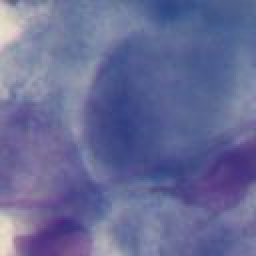
#> input picture training/0-02.jpg, 128 x 128 px (shown 2 times larger); its folder holds only this picture in this run
$ python haralick_analysis.py   (older library calls are emulated)
#> lines starting #> are read from the running program, lines starting #| are printed output that depends on the picture
import cv2
import os
import mahotas as mt
from sklearn.ensemble import IsolationForest
from sklearn.preprocessing import StandardScaler


def training_features():
    # load the training dataset
    train_path = os.getcwd() + "/training"

    # empty list to hold feature vectors and train labels
    train_features = []

    for file in os.listdir(train_path):
        # read the training image
        image = cv2.imread(train_path + "/" + file)
#> image is the input picture: shape (128, 128, 3); mean B, G, R 151.6, 107.3, 103.6

        # convert the image to grayscale
        gray = cv2.cvtColor(image, cv2.COLOR_BGR2GRAY)
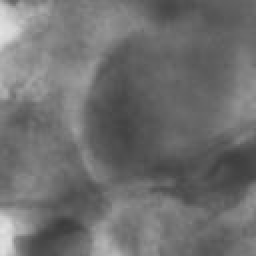
#> gray: shape (128, 128) (shown 2 times larger); min 59, max 226, mean 111.2

        # extract haralick texture from the image
#> (the run stopped early here; a loop or call above may not have finished)

$ run again, on training/0-19.jpg
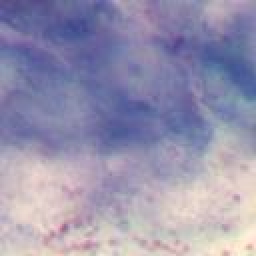
#> input picture training/0-19.jpg, 128 x 128 px (shown 2 times larger)
#> in training_features, image is the input picture: shape (128, 128, 3); mean B, G, R 174.8, 147.3, 151.9
#> in training_features, `gray = cv2.cvtColor(image, cv2.COLOR_BGR2GRAY)`:
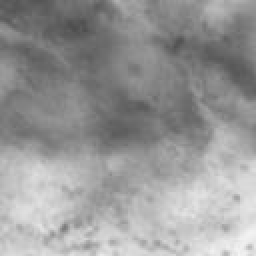
#> gray: shape (128, 128) (shown 2 times larger); min 77, max 245, mean 151.8

$ run again, on training/0-20.jpg
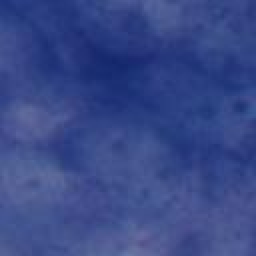
#> input picture training/0-20.jpg, 128 x 128 px (shown 2 times larger)
#> in training_features, image is the input picture: shape (128, 128, 3); mean B, G, R 135.7, 72.8, 56.4
#> in training_features, `gray = cv2.cvtColor(image, cv2.COLOR_BGR2GRAY)`:
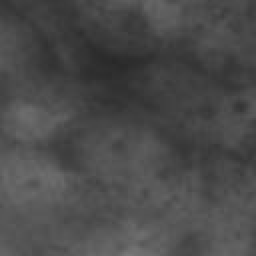
#> gray: shape (128, 128) (shown 2 times larger); min 40, max 120, mean 75

$ run again, on training/1-02.jpg
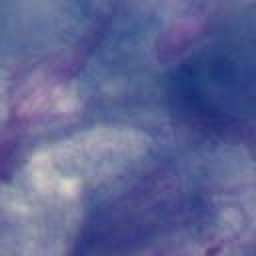
#> input picture training/1-02.jpg, 128 x 128 px (shown 2 times larger)
#> in training_features, image is the input picture: shape (128, 128, 3); mean B, G, R 148.6, 101.1, 95.5
#> in training_features, `gray = cv2.cvtColor(image, cv2.COLOR_BGR2GRAY)`:
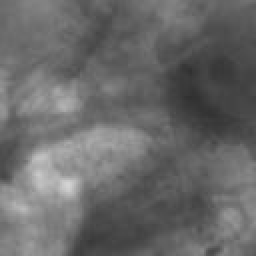
#> gray: shape (128, 128) (shown 2 times larger); min 47, max 212, mean 104.8

$ run again, on training/0-09.jpg
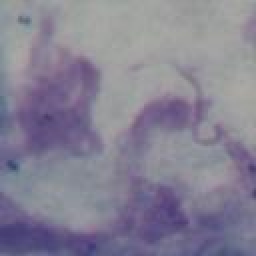
#> input picture training/0-09.jpg, 128 x 128 px (shown 2 times larger)
#> in training_features, image is the input picture: shape (128, 128, 3); mean B, G, R 147.5, 129.5, 133.5
#> in training_features, `gray = cv2.cvtColor(image, cv2.COLOR_BGR2GRAY)`:
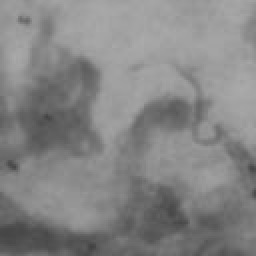
#> gray: shape (128, 128) (shown 2 times larger); min 66, max 170, mean 132.7
